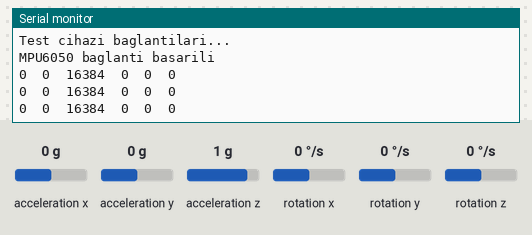
The sketch below on a simulated Arduino Uno, built with avr-gcc and run on an emulated ATmega328P. Parts: the last lines printed to the serial monitor. The inputs (shaded band) are chosen by the test bench; at power-on: acceleration x 0 g, acceleration y 0 g, acceleration z 1 g, rotation x 0 °/s, rotation y 0 °/s, rotation z 0 °/s.

Above: at 1.2 s.
1.3 s: acceleration x set to -1.4 g
At 2.0 s:
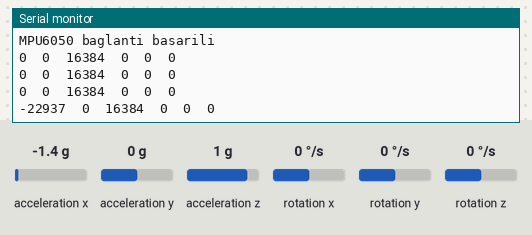
2.8 s: acceleration y set to -1.4 g
At 3.5 s:
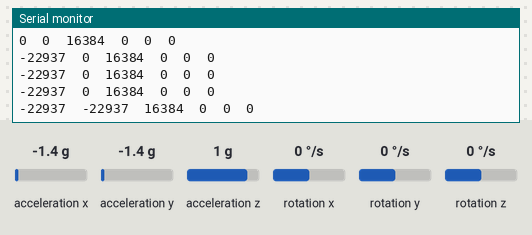
4.3 s: acceleration z set to -1.4 g
At 5.0 s:
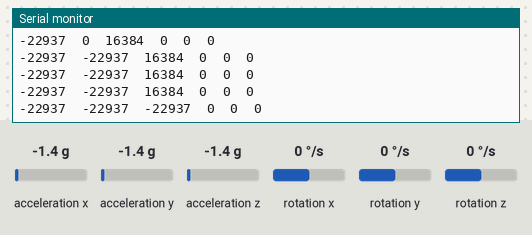
5.8 s: rotation x set to -192 °/s
At 6.5 s:
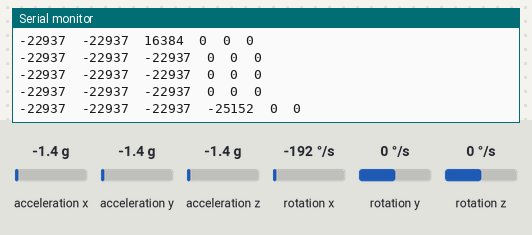
7.3 s: rotation y set to -192 °/s
At 8.0 s:
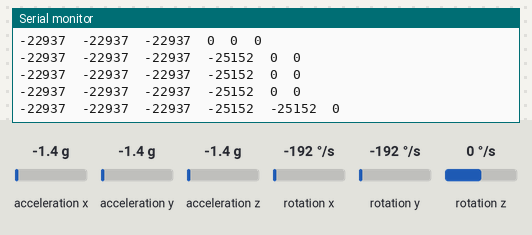

Measured:
- after the input at 1.3 s, the serial monitor: prints a new line after 0.25 s (image 1)
- after the input at 2.8 s, the serial monitor: prints a new line after 0.27 s (image 2)
- after the input at 4.3 s, the serial monitor: prints a new line after 0.28 s (image 3)
- after the input at 5.8 s, the serial monitor: prints a new line after 0.30 s (image 4)
- after the input at 7.3 s, the serial monitor: prints a new line after 0.31 s (image 5)

The sketch:

_vme_sens_r__kod.ino
```cpp
#include <Wire.h>
#include <I2Cdev.h> //I2C kütüphanesini ekledik
#include <MPU6050.h> //Mpu6050 kütüphanesi ekledik
MPU6050 ivme_sensor; // sensörümüze ivme_sensor adını verdik
int16_t ax, ay, az; //ivme tanımlama
int16_t gx, gy, gz; //gyro tanımlama
void setup() {
Wire.begin();
Serial.begin(9600);
Serial.println("I2C cihazlar baslatiliyor...");
ivme_sensor.initialize();
Serial.println("Test cihazi baglantilari...");
Serial.println(ivme_sensor.testConnection() ? "MPU6050 baglanti basarili" : "MPU6050 baglanti basarisiz");
}
void loop() {
ivme_sensor.getMotion6(&ax, &ay, &az, &gx, &gy, &gz); // ivme ve gyro değerlerini okuma
//açısal ivmeleri ve gyro değerlerini serial ekrana yazdıralım
Serial.print(ax); Serial.print("\t");
Serial.print(ay); Serial.print("\t");
Serial.print(az); Serial.print("\t");
Serial.print(gx); Serial.print("\t");
Serial.print(gy); Serial.print("\t");
Serial.print(gz); Serial.println("\t");
delay(500); //değerlerin değişimini daha net görmek için yarım saniye beklesin
}
```
